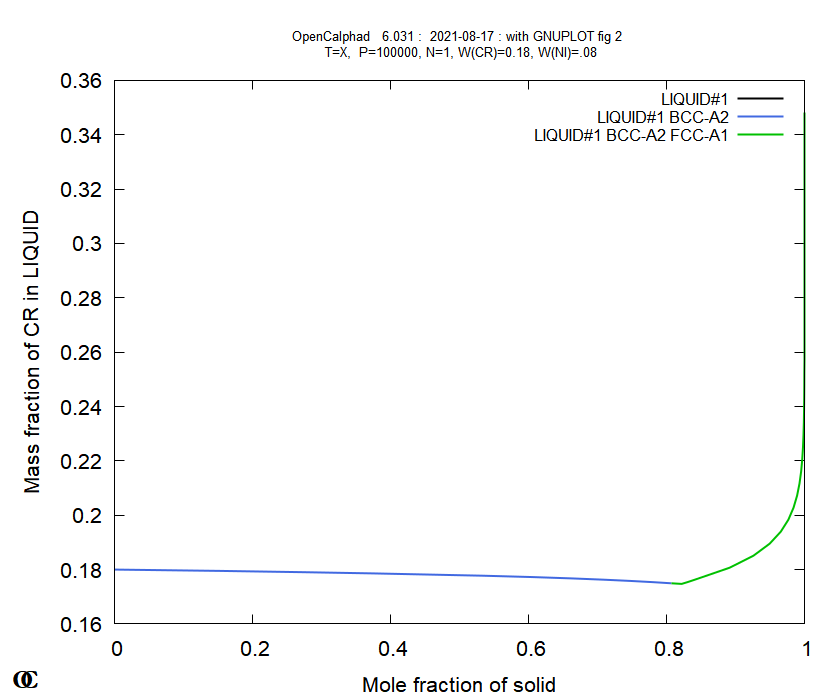

Generate this figure with gnuplot:
# GNUPLOT file generated by OpenCalphad
# OpenCalphad   6.031 :  2021-08-17 : with GNUPLOT fig 2
# subroutine ocplot2B
set terminal wxt size 840,700 font "Arial,16"
#set terminal pdf color solid size 6,5 enhanced font "Arial,16"
#set output "ocgnu.pdf"
set title "OpenCalphad   6.031 :  2021-08-17 : with GNUPLOT fig 2 \n T=X,  P=100000, N=1, W(CR)=0.18, W(NI)=.08" font "Arial,10" 
set origin 0.0, 0.0 
set size   1.0000,   1.0000
set xlabel "Mole fraction of solid"
set ylabel "Mass fraction of CR in LIQUID"
set label "~O{.0  C}" at screen 0.02, 0.03 font "Garamond Bold,20"
set key  on font "Arial,12"
set style line  1 lt  1 lc rgb "#000000" lw 2 pt 10
set style line  2 lt  1 lc rgb "#4169E1" lw 2 pt 6
set style line  3 lt  1 lc rgb "#00C000" lw 2 pt 3
set style line  4 lt  1 lc rgb "#FF0000" lw 2 pt 2
set style line  5 lt  1 lc rgb "#FF00FF" lw 2 pt 4
set style line  6 lt  1 lc rgb "#C8C800" lw 2 pt 5
set style line  7 lt  1 lc rgb "#C0C0C0" lw 2 pt 7
set style line  8 lt  1 lc rgb "#00FFFF" lw 2 pt 8
set style line  9 lt  1 lc rgb "#804080" lw 2 pt 9
set style line 10 lt  1 lc rgb "#7CFF40" lw 2 pt 1
# for invariants, faded read
set style line 100 lt 1 lc rgb "#FF3333" lw 3 pt 1

# Some useful GNUPLOT commands for editing the figure
# This is a dashed line (on pdf/wxt):
# set style line 15 lt 0 lc rgb "#C8C800" lw 2 pt 2

# set pointsize 0.6
# set label "text" at 0.5, 0.5 rotate by 60 font "arial,12"
# set xrange [0.5 : 0.7] 
# Adding manually a line and keep scaling:
# set arrow x0, y0 to x1,y1 nohead linestyle 1
# set multiplot
# set xrange [] writeback
#  ... plot someting
# set xrange restore
#  ... plot more using same axis scaling 
# unset multiplot

plot "-" using  2:3  with lines ls  1 title "LIQUID#1",\
""       using  2:3  with lines ls  2 title "LIQUID#1 BCC-A2",\
""       using  2:3  with lines ls  3 title "LIQUID#1 BCC-A2 FCC-A1"  
# Line   1, phases: LIQUID#1
   1    0.000000    0.180000
   2    0.000000    0.180000
   3    0.000000    0.180000
   4    0.000000    0.180000
   5    0.000000    0.180000
   6    0.000000    0.180000
   7    0.000000    0.180000
   8    0.000000    0.180000
   9    0.000000    0.180000
  10    0.000000    0.180000

e
# Line   2 phases LIQUID#1 BCC-A2
  10    0.000000    0.180000
  11    0.000787    0.179991
  12    0.001572    0.179988
  13    0.002356    0.179986
  14    0.152636    0.179496
  15    0.274695    0.179026
  16    0.374747    0.178575
  17    0.533427    0.177738
  18    0.604865    0.177230
  19    0.662539    0.176740
  20    0.709576    0.176268
  21    0.748294    0.175812
  22    0.780440    0.175369
  23    0.807338    0.174939

e
# Line   3 phases LIQUID#1 BCC-A2 FCC-A1
  23    0.807338    0.174939
  24    0.822077    0.174714
  25    0.822097    0.174715
  26    0.822117    0.174717
  27    0.826072    0.175025
  28    0.829939    0.175334
  29    0.833719    0.175642
  30    0.841071    0.176256
  31    0.891624    0.180680
  32    0.926095    0.185101
  33    0.949635    0.189519
  34    0.965722    0.193937
  35    0.976717    0.198358
  36    0.984228    0.202783
  37    0.989351    0.207216
  38    0.992840    0.211658
  39    0.995210    0.216112
  40    0.996813    0.220580
  41    0.997894    0.225066
  42    0.998619    0.229572
  43    0.999102    0.234100
  44    0.999421    0.238655
  45    0.999631    0.243238
  46    0.999768    0.247854
  47    0.999856    0.252505
  48    0.999912    0.257196
  49    0.999947    0.261931
  50    0.999969    0.266712
  51    0.999982    0.271546
  52    0.999990    0.276436
  53    0.999994    0.281388
  54    0.999997    0.286406
  55    0.999999    0.291498
  56    0.999999    0.296669
  57    1.000000    0.301925
  58    1.000000    0.307275
  59    1.000000    0.312725
  60    1.000000    0.318285
  61    1.000000    0.323963
  62    1.000000    0.329768
  63    1.000000    0.335712
  64    1.000000    0.341806
  65    1.000000    0.348060

e

pause mouse
